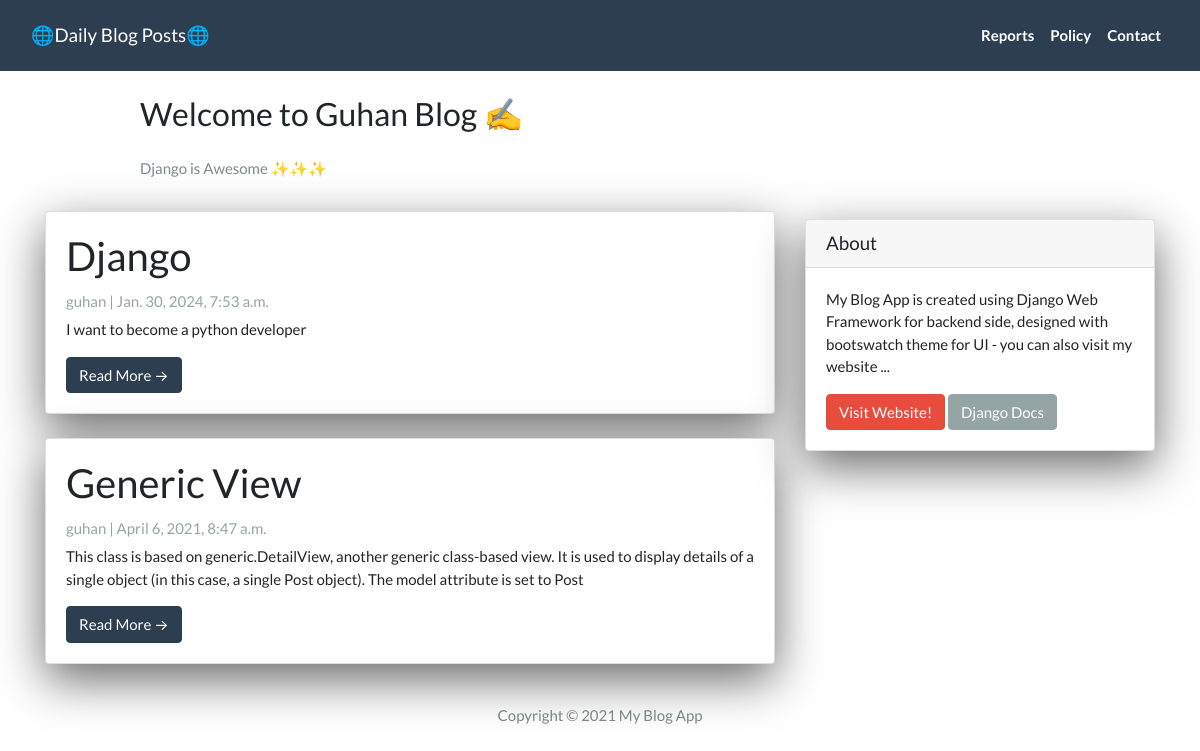
The page / on the database its author committed.
### App/models.py (models this page shows, shortened)
class Post(models.Model):
  title =  models.CharField(max_length=200, unique=True)
  slug =   models.SlugField(max_length=200, unique=True)
  author = models.ForeignKey(User, on_delete=models.CASCADE, related_name='blog_posts')
  created_on = models.DateTimeField(auto_now_add=True)
  updated_on = models.DateTimeField(auto_now=True)
  content = models.TextField()
  status = models.IntegerField(choices=STATUS, default=0)
  class Meta:
    ordering = ['-created_on']

### App/views.py (the view)
# urls.py: path('', views.PostList.as_view(), name="home"),
class PostList(generic.ListView):
  queryset = Post.objects.filter(status=1).order_by('-created_on')
  template_name = 'index.html'

### App/templates/index.html (shortened to what this page needs)
{% extends "base.html" %}
{% block content %}
<header class="masthead">
  <div class="container">
    <div class="row">
      <div class=" col-md-8 col-md-10 mx-auto">
        <div class="site-heading">
          <h3 class=" site-heading my-4 mt-3 text-black"> Welcome to Guhan Blog ✍️ </h3>
          <p class="text-dark">Django is Awesome ✨✨✨ </p>
        </div>
      </div>
    </div>
  </div>
</header>
<div class="container">
  <div class="row">
    <div class="col-md-8 mt-3 left">
      {% for post in post_list %}
      <div class="card mb-4">
        <div class="card-body">
          <h2 class="card-title">{{ post.title }}</h2>
          <p class="card-text text-muted h6">{{ post.author }} | {{ post.created_on}} </p>
          <p class="card-text">{{post.content|slice:":200"}}</p>
          <a href="{% url 'post_detail' post.slug  %}" class="btn btn-primary">Read More &rarr;</a>
        </div>
      </div>
      {% endfor %}
    </div>
    {% block sidebar %}
    {% include 'sidebar.html' %}
    {% endblock sidebar %}
  </div>
</div>
{%endblock%}

### App/templates/base.html (shortened to what this page needs)
<!DOCTYPE html>
<html>
<head>
  <link rel="stylesheet" href="https://stackpath.bootstrapcdn.com/bootswatch/4.5.2/flatly/bootstrap.min.css">
</head>
<body>
  <nav class="navbar navbar-expand-lg navbar-dark bg-primary" id="mainNav">
    <div class="container-fluid">
      <a class="navbar-brand" href="{% url 'home' %}">🌐Daily Blog Posts🌐</a>
      <div class="collapse navbar-collapse" id="navbarResponsive">
        <ul class="navbar-nav ml-auto">
          <li class="nav-item text-black">
            <a class="nav-link text-black font-weight-bold" href="#">Reports</a>
          </li>
          <li class="nav-item text-black">
            <a class="nav-link text-black font-weight-bold" href="#">Policy</a>
          </li>
          <li class="nav-item text-black">
            <a class="nav-link text-black font-weight-bold" href="#">Contact</a>
          </li>
        </ul>
      </div>
    </div>
  </nav>
  {% block content %}{% endblock content %}
  <footer class="py-3 bg-grey">
    <p class="m-0 text-dark text-center ">Copyright &copy; 2021 My Blog App </p>
  </footer>
</body>
</html>

### App/templates/sidebar.html (shortened to what this page needs)
{% block sidebar %}
<div class="col-md-4 float-right ">
  <div class="card my-4">
    <h5 class="card-header">About</h5>
    <div class="card-body">
      <p class="card-text"> My Blog App is created using Django Web Framework for backend side, designed with bootswatch
        theme for UI - you can also visit my website ... </p>
      <a href="https://bekbrace.com" class="btn btn-danger">Visit Website!</a>
      <a href="https://docs.djangoproject.com/en/3.1/" class="btn btn-secondary">Django Docs</a>
    </div>
  </div>
</div>
{% endblock sidebar %}

### App/templates/sidebar.html (style rules this page uses)
.card { box-shadow: 0 16px 48px #6a6a6b; }

### rows shown on the page
Post: title "Django", author "guhan", created_on "Jan. 30, 2024, 7:53 a.m.", content "I want to become a python developer"
Post: title "Generic View", author "guhan", created_on "April 6, 2021, 8:47 a.m.", content "This class is based on generic.DetailView, another generic class-based view. It is used to display details of a single object (in this case, a single Post object). The model attribute is set to Post"
